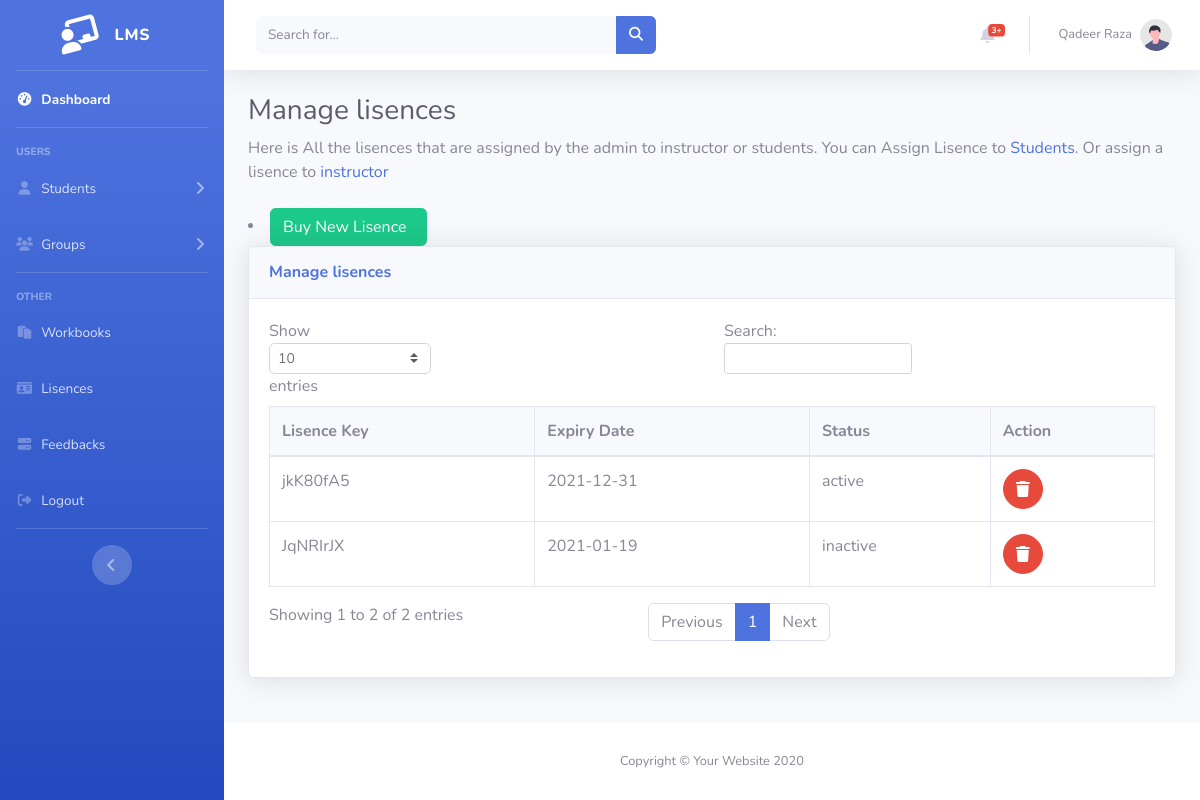
Page /Instructor/lisences.php (signed in) on the committed database.
### tables this page shows
CREATE TABLE `lisence` (
  `id` int(11) NOT NULL,
  `lkey` varchar(30) NOT NULL,
  `exp_date` date DEFAULT NULL,
  `sid` int(11) DEFAULT NULL,
  `iid` int(11) DEFAULT NULL,
  `status` varchar(30) DEFAULT 'inactive'
);

### Instructor/lisences.php (the view, shortened to what this page needs)
<?php session_start();
include "../db.php";
include "layout/header.php";
$email=$_SESSION['email'];
$data2 = mysqli_query($conn, "SELECT * FROM instructor where email='$email'");
$output2 = mysqli_fetch_assoc($data2);
$iid=$output2['id'];
$data = mysqli_query($conn, "SELECT * FROM lisence where iid='$iid'");
$output = mysqli_fetch_all($data,MYSQLI_ASSOC);
?>
<body id="page-top">
<div id="wrapper">
<?php include "layout/sidebar.php";?>
    <div id="content-wrapper" class="d-flex flex-column">
        <div id="content">
        <?php include "layout/topbar.php";?>
    <div class="container-fluid">
<h1 class="h3 mb-2 text-gray-800">Manage lisences</h1>
<p class="mb-4">Here is All the lisences that are assigned by the admin to instructor or students. You can  Assign Lisence to<a
        href="students.php"> Students</a>. Or assign a lisence to <a   href="students.php">instructor </a></p>
    <li class="nav-item dropdown no-arrow">
        <a class="btn btn-success mr-2 text-white" href="#" id="validDropdown" role="button"
            data-toggle="dropdown" aria-haspopup="true" aria-expanded="false">
            <span class="mr-2 d-none d-lg-inline ">Buy New Lisence</span>
        </a>
    </li>
<div class="card shadow mb-4">
    <div class="card-header py-3">
        <h6 class="m-0 font-weight-bold text-primary">Manage lisences</h6>
    </div>
    <div class="card-body">
        <div class="table-responsive">
            <table class="table table-bordered" id="dataTable" width="100%" cellspacing="0">
                <thead>
                    <tr class='bg-light '>
                        <th>Lisence Key</th>
                        <th>Expiry Date</th>
                        <th>Status</th>
                        <th>Action</th>
                    </tr>
                </thead>
                <tbody>
                    <?php foreach($output as $out) {?>
                    <tr>
                        <td><?php echo $out['lkey']?></td>
                        <td><?php echo $out['exp_date']?></td>
                        <td><?php echo $out['status']?></td>
                        <td>
                          <a href=""  class="btn btn-danger btn-circle" data-toggle="modal" data-target="#delModal">
                                        <i class="fas fa-trash"></i>
                          </a></td>
     <?php }?>
    </tr>
                </tbody>
            </table>
        </div>
    </div>
</div>
</div>
</div>
<?php include "layout/footer.php"?>

### rows in the picture
lisence: lkey "jkK80fA5", exp_date "2021-12-31", status "active"
lisence: lkey "JqNRIrJX", exp_date "2021-01-19", status "inactive"

### other values in the picture
$_SESSION['name'] "Qadeer Raza"
